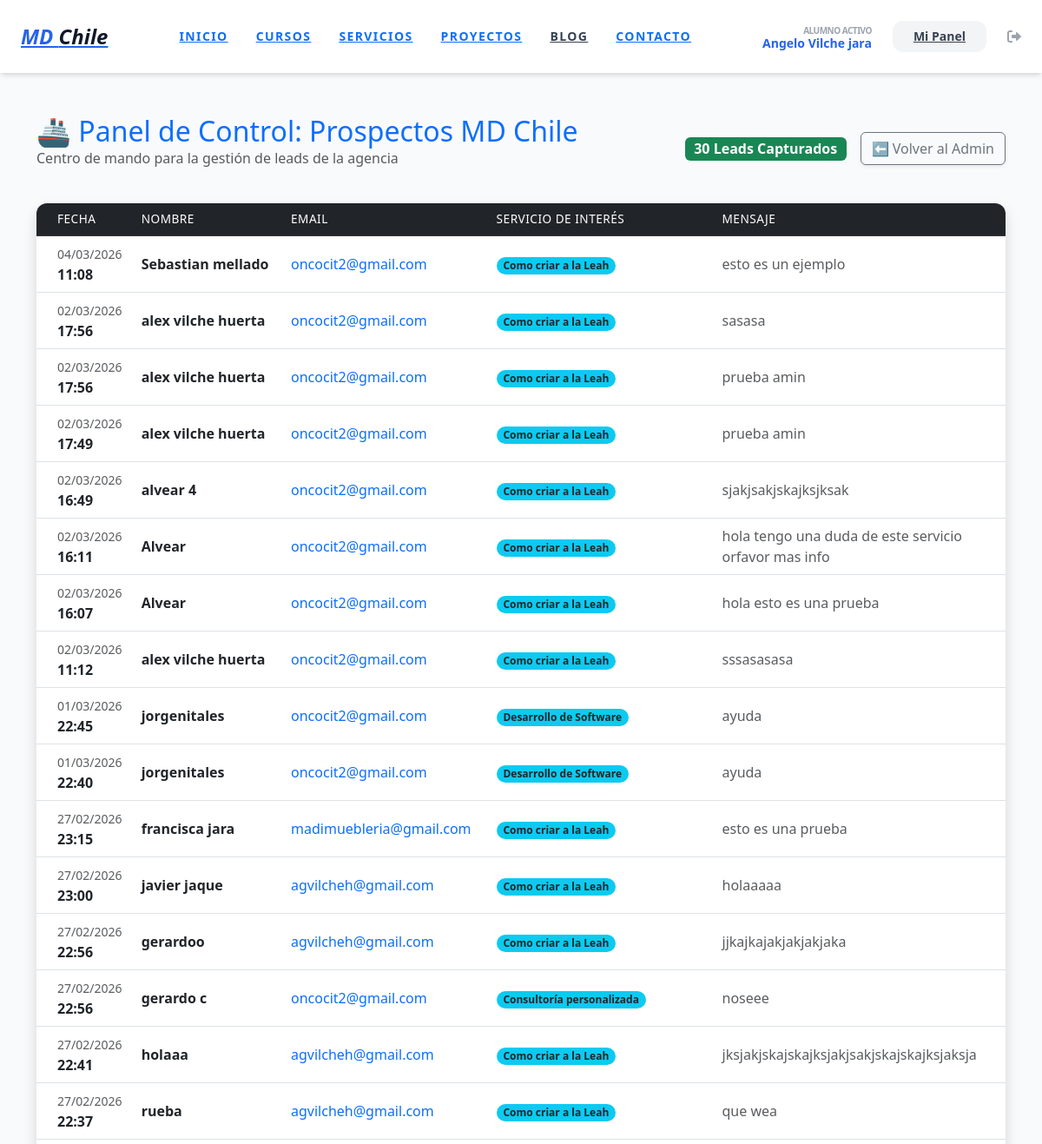
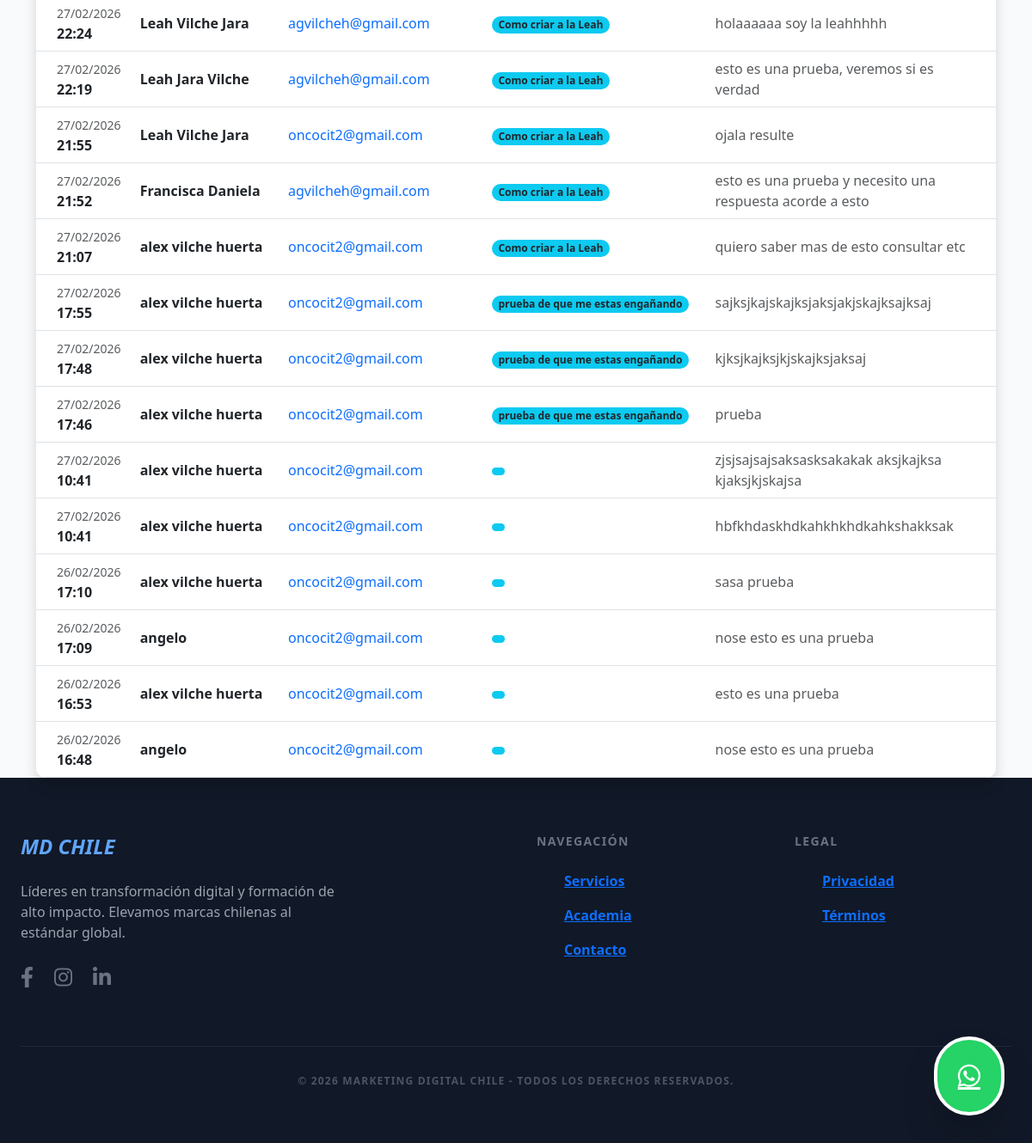
The page /prospectos-agencia/ (signed in) on the database its author committed (2 pictures, top to bottom).
### users/models.py (models this page shows, shortened)
class User(AbstractUser):
    is_client = models.BooleanField(default=True)
    is_admin_user = models.BooleanField(default=False)
    profile_picture = models.ImageField(upload_to='users/profiles/', null=True, blank=True)
    bio = models.TextField(max_length=500, blank=True)
    rut = models.CharField(max_length=12, blank=True, null=True)
    linkedin_url = models.URLField(blank=True, null=True)

### agency/models.py (models this page shows, shortened)
class ContactMessage(models.Model):
    name = models.CharField(max_length=100, verbose_name="Nombre")
    email = models.EmailField(verbose_name="Correo Electrónico")
    message = models.TextField(verbose_name="Mensaje")
    created_at = models.DateTimeField(auto_now_add=True)
    servicio_interes = models.ForeignKey(Service, on_delete=models.SET_NULL, null=True, blank=True)
    lead_source = models.CharField(max_length=100, default="Web Directa")
    is_read = models.BooleanField(default=False, verbose_name="¿Leído?")

class Service(models.Model):
    title = models.CharField(max_length=200, verbose_name="Nombre del Servicio")
    slug = models.SlugField(unique=True, blank=True)
    icon_emoji = models.CharField(max_length=10, default="🚀")
    short_description = models.TextField(max_length=300)
    long_description = models.TextField()
    banner_image = models.ImageField(upload_to='services/banners/')
    video_url = models.URLField(blank=True, null=True)
    reels_links = models.TextField(blank=True, null=True)
    order = models.PositiveIntegerField(default=0)
    is_active = models.BooleanField(default=True)
    regalo_pdf = models.FileField(upload_to='leads/pdfs/', blank=True, null=True, verbose_name="Ebook PDF de Regalo")
    regalo_video_privado = models.URLField(blank=True, null=True, verbose_name="URL Video Privado")
    cta_regalo_text = models.CharField(max_length=100, default="¡Descargar mi regalo ahora!", verbose_name="Texto del Botón")
    class Meta:
        ordering = ['order']

### courses/views.py (the view)
# urls.py: path('prospectos-agencia/', views.leads_dashboard, name='leads_dashboard'),
@login_required
def leads_dashboard(request):
    if not request.user.is_staff: return redirect('dashboard')
    leads = ContactMessage.objects.all().order_by('-created_at')
    return render(request, 'agency/leads_admin.html', {'leads': leads})

### templates/agency/leads_admin.html (shortened to what this page needs)
{% extends 'base.html' %}
{% block content %}
<link href="https://cdn.jsdelivr.net/npm/bootstrap@5.3.0/dist/css/bootstrap.min.css" rel="stylesheet">
<div class="container mt-5">
    <div class="d-flex justify-content-between align-items-center mb-4">
        <div>
            <h2 class="text-primary mb-0">🚢 Panel de Control: Prospectos MD Chile</h2>
            <p class="text-muted">Centro de mando para la gestión de leads de la agencia</p>
        </div>
        <div class="d-flex align-items-center gap-3">
            <span class="badge bg-success fs-6">{{ leads.count }} Leads Capturados</span>
            <a href="/admin/agency/contactmessage/" class="btn btn-outline-secondary shadow-sm">
                ⬅️ Volver al Admin
            </a>
        </div>
    </div>
    <div class="card shadow border-0">
        <div class="card-body p-0">
            <div class="table-responsive">
                <table class="table table-hover align-middle mb-0">
                    <thead class="table-dark">
                        <tr>
                            <th class="ps-4">Fecha</th>
                            <th>Nombre</th>
                            <th>Email</th>
                            <th>Servicio de Interés</th>
                            <th>Mensaje</th>
                        </tr>
                    </thead>
                    <tbody>
                        {% for lead in leads %}
                        <tr>
                            <td class="ps-4 text-nowrap">
                                <span class="text-muted small">{{ lead.created_at|date:"d/m/Y" }}</span><br>
                                <strong>{{ lead.created_at|date:"H:i" }}</strong>
                            </td>
                            <td>
                                <div class="fw-bold text-dark">{{ lead.name }}</div>
                            </td>
                            <td>
                                <a href="mailto:{{ lead.email }}" class="text-decoration-none">{{ lead.email }}</a>
                            </td>
                            <td>
                                <span class="badge rounded-pill bg-info text-dark">
                                    {{ lead.servicio_interes.title }}
                                </span>
                            </td>
                            <td>
                                <div class="text-muted" style="max-width: 300px;">
                                    {{ lead.message|truncatechars:60|default:"Sin mensaje adicional" }}
                                </div>
                            </td>
                        </tr>
                        {% endfor %}
                    </tbody>
                </table>
            </div>
        </div>
    </div>
</div>
{% endblock %}

### templates/base.html (shortened to what this page needs)
<!DOCTYPE html>
<html lang="es">
<head>
    <script src="https://cdn.tailwindcss.com"></script>
    <link rel="stylesheet" href="https://cdnjs.cloudflare.com/ajax/libs/font-awesome/6.0.0/css/all.min.css">
</head>
<body class="bg-gray-50 flex flex-col min-h-screen">
    <nav class="bg-white shadow-md py-4 px-6 flex justify-between items-center sticky top-0 z-50">
        <a href="{% url 'home' %}" class="text-2xl font-black text-blue-600 italic">
            MD <span class="text-gray-900">Chile</span>
        </a>
        <div class="hidden md:flex space-x-8 font-bold text-gray-600 uppercase text-sm tracking-widest">
            <a href="{% url 'home' %}" class="hover:text-blue-600 transition">Inicio</a>
            <a href="{% if user.is_authenticated %}{% url 'dashboard' %}{% else %}{% url 'academia_publica' %}{% endif %}">CURSOS</a>
            <a href="{% url 'services_list' %}" class="hover:text-blue-600 transition">Servicios</a>
            <a class="hover:text-blue-600 transition {% if request.path == '/proyectos/' %}text-blue-600{% endif %}" href="{% url 'projects_list' %}">Proyectos</a>
            <a href="{% url 'blog_list' %}" class="text-gray-700 hover:text-blue-600 font-bold transition">Blog</a>
            <a href="{% url 'contact_view' %}" class="hover:text-blue-600 transition">Contacto</a>
        </div>
        <div class="flex items-center space-x-4">
            {% if user.is_authenticated %}
                <div class="hidden lg:flex flex-col items-end mr-2">
                    <span class="text-[10px] font-black text-gray-400 uppercase tracking-tighter">Alumno Activo</span>
                    <span class="text-sm font-bold text-blue-600 leading-none">
                        {% if user.first_name %}{{ user.first_name }}{% else %}{{ user.username }}{% endif %}
                    </span>
                </div>
                <a href="{% url 'dashboard' %}" class="bg-gray-100 text-gray-700 px-4 py-2 rounded-xl hover:bg-gray-200 transition font-bold text-sm">
                    Mi Panel
                </a>
                <form method="post" action="{% url 'account_logout' %}" class="inline">
                    <button type="submit" class="text-gray-400 hover:text-red-500 transition ml-2">
                        <i class="fas fa-sign-out-alt"></i>
                    </button>
                </form>
            {% endif %}
        </div>
    </nav>
    <main class="flex-grow">
        {% block content %}{% endblock %}
    </main>
    <footer class="bg-gray-900 text-white py-16 px-6">
        <div class="max-w-6xl mx-auto grid grid-cols-1 md:grid-cols-4 gap-12">
            <div class="col-span-1 md:col-span-2">
                <h3 class="text-2xl font-black mb-6 text-blue-400 italic">MD CHILE</h3>
                <p class="text-gray-400 max-w-sm mb-6 font-medium">Líderes en transformación digital y formación de alto impacto. Elevamos marcas chilenas al estándar global.</p>
                <div class="flex items-center space-x-6 mt-6">
                    <a href="https://www.facebook.com/mktlatamcl" target="_blank"
                       class="text-gray-500 hover:text-white transition-colors duration-300 text-2xl">
                        <i class="fab fa-facebook-f"></i>
                    </a>
                    <a href="https://www.instagram.com/vikingoav/" target="_blank"
                       class="text-gray-500 hover:text-white transition-colors duration-300 text-2xl">
                        <i class="fab fa-instagram"></i>
                    </a>
                    <a href="https://www.linkedin.com/in/angelo-vilche/" target="_blank"
                       class="text-gray-500 hover:text-white transition-colors duration-300 text-2xl">
                        <i class="fab fa-linkedin-in"></i>
                    </a>
                </div>
            </div>
            <div>
                <h4 class="text-sm font-black uppercase tracking-widest mb-6 text-gray-500">Navegación</h4>
                <ul class="space-y-4 font-bold text-gray-400">
                    <li><a href="{% url 'services_list' %}" class="hover:text-white transition">Servicios</a></li>
                    <li><a href="{% url 'dashboard' %}" class="hover:text-white transition">Academia</a></li>
                    <li><a href="{% url 'contact_view' %}" class="hover:text-white transition">Contacto</a></li>
                </ul>
            </div>
            <div>
                <h4 class="text-sm font-black uppercase tracking-widest mb-6 text-gray-500">Legal</h4>
                <ul class="space-y-4 font-bold text-gray-400">
                    <li><a href="{% url 'privacidad' %}" class="hover:text-white transition">Privacidad</a></li>
                    <li><a href="{% url 'terminos' %}" class="hover:text-white transition">Términos</a></li>
                </ul>
            </div>
        </div>
        <div class="border-t border-gray-800 mt-16 pt-8 text-center text-gray-600 text-xs font-bold uppercase tracking-widest">
            &copy; 2026 Marketing Digital Chile - Todos los derechos reservados.
        </div>
    </footer>
    <a href="https://wa.me/56975899661" target="_blank"
       class="fixed bottom-8 right-8 bg-[#25D366] text-white p-4 rounded-full shadow-2xl hover:scale-110 transition-transform z-50 flex items-center justify-center border-4 border-white">
        <i class="fab fa-whatsapp text-3xl"></i>
    </a>
</body>
</html>

### templates/base.html (style rules this page uses)
body { font-family: 'Inter', sans-serif; }

### templates/agency/leads_admin.html (style rules this page uses)
.card { border-radius: 12px; overflow: hidden; }
.table thead th { font-weight: 500; text-transform: uppercase; font-size: 0.85rem; letter-spacing: 0.5px; }

### rows shown on the page
User: first_name "Angelo Vilche jara"
ContactMessage: created_at "04/03/2026", created_at "11:08", name "Sebastian mellado", email "oncocit2@gmail.com", servicio_interes "Como criar a la Leah", message "esto es un ejemplo"
ContactMessage: created_at "02/03/2026", created_at "17:56", name "alex vilche huerta", email "oncocit2@gmail.com", servicio_interes "Como criar a la Leah", message "sasasa"
ContactMessage: created_at "02/03/2026", created_at "17:56", name "alex vilche huerta", email "oncocit2@gmail.com", servicio_interes "Como criar a la Leah", message "prueba amin"
ContactMessage: created_at "02/03/2026", created_at "17:49", name "alex vilche huerta", email "oncocit2@gmail.com", servicio_interes "Como criar a la Leah", message "prueba amin"
ContactMessage: created_at "02/03/2026", created_at "16:49", name "alvear 4", email "oncocit2@gmail.com", servicio_interes "Como criar a la Leah", message "sjakjsakjskajksjksak"
ContactMessage: created_at "02/03/2026", created_at "16:11", name "Alvear", email "oncocit2@gmail.com", servicio_interes "Como criar a la Leah", message "hola tengo una duda de este servicio orfavor mas info"
ContactMessage: created_at "02/03/2026", created_at "16:07", name "Alvear", email "oncocit2@gmail.com", servicio_interes "Como criar a la Leah", message "hola esto es una prueba"
ContactMessage: created_at "02/03/2026", created_at "11:12", name "alex vilche huerta", email "oncocit2@gmail.com", servicio_interes "Como criar a la Leah", message "sssasasasa"
ContactMessage: created_at "01/03/2026", created_at "22:45", name "jorgenitales", email "oncocit2@gmail.com", servicio_interes "Desarrollo de Software", message "ayuda"
ContactMessage: created_at "01/03/2026", created_at "22:40", name "jorgenitales", email "oncocit2@gmail.com", servicio_interes "Desarrollo de Software", message "ayuda"
ContactMessage: created_at "27/02/2026", created_at "23:15", name "francisca jara", email "madimuebleria@gmail.com", servicio_interes "Como criar a la Leah", message "esto es una prueba"
ContactMessage: created_at "27/02/2026", created_at "23:00", name "javier jaque", email "agvilcheh@gmail.com", servicio_interes "Como criar a la Leah", message "holaaaaa"
ContactMessage: created_at "27/02/2026", created_at "22:56", name "gerardoo", email "agvilcheh@gmail.com", servicio_interes "Como criar a la Leah", message "jjkajkajakjakjakjaka"
ContactMessage: created_at "27/02/2026", created_at "22:56", name "gerardo c", email "oncocit2@gmail.com", servicio_interes "Consultoría personalizada", message "noseee"
ContactMessage: created_at "27/02/2026", created_at "22:41", name "holaaa", email "agvilcheh@gmail.com", servicio_interes "Como criar a la Leah", message "jksjakjskajskajksjakjsakjskajskajksjaksja"
ContactMessage: created_at "27/02/2026", created_at "22:37", name "rueba", email "agvilcheh@gmail.com", servicio_interes "Como criar a la Leah", message "que wea"
ContactMessage: created_at "27/02/2026", created_at "22:24", name "Leah Vilche Jara", email "agvilcheh@gmail.com", servicio_interes "Como criar a la Leah", message "holaaaaaa soy la leahhhhh"
ContactMessage: created_at "27/02/2026", created_at "22:19", name "Leah Jara Vilche", email "agvilcheh@gmail.com", servicio_interes "Como criar a la Leah", message "esto es una prueba, veremos si es verdad"
ContactMessage: created_at "27/02/2026", created_at "21:55", name "Leah Vilche Jara", email "oncocit2@gmail.com", servicio_interes "Como criar a la Leah", message "ojala resulte"
ContactMessage: created_at "27/02/2026", created_at "21:52", name "Francisca Daniela", email "agvilcheh@gmail.com", servicio_interes "Como criar a la Leah", message "esto es una prueba y necesito una respuesta acorde a esto"
ContactMessage: created_at "27/02/2026", created_at "21:07", name "alex vilche huerta", email "oncocit2@gmail.com", servicio_interes "Como criar a la Leah", message "quiero saber mas de esto consultar etc"
ContactMessage: created_at "27/02/2026", created_at "17:55", name "alex vilche huerta", email "oncocit2@gmail.com", servicio_interes "prueba de que me estas engañando", message "sajksjkajskajksjaksjakjskajksajksaj"
ContactMessage: created_at "27/02/2026", created_at "17:48", name "alex vilche huerta", email "oncocit2@gmail.com", servicio_interes "prueba de que me estas engañando", message "kjksjkajksjkjskajksjaksaj"
ContactMessage: created_at "27/02/2026", created_at "17:46", name "alex vilche huerta", email "oncocit2@gmail.com", servicio_interes "prueba de que me estas engañando", message "prueba"
ContactMessage: created_at "27/02/2026", created_at "10:41", name "alex vilche huerta", email "oncocit2@gmail.com", message "zjsjsajsajsaksasksakakak aksjkajksa kjaksjkjskajsa"
ContactMessage: created_at "27/02/2026", created_at "10:41", name "alex vilche huerta", email "oncocit2@gmail.com", message "hbfkhdaskhdkahkhkhdkahkshakksak"
ContactMessage: created_at "26/02/2026", created_at "17:10", name "alex vilche huerta", email "oncocit2@gmail.com", message "sasa prueba"
ContactMessage: created_at "26/02/2026", created_at "17:09", name "angelo", email "oncocit2@gmail.com", message "nose esto es una prueba"
ContactMessage: created_at "26/02/2026", created_at "16:53", name "alex vilche huerta", email "oncocit2@gmail.com", message "esto es una prueba"
ContactMessage: created_at "26/02/2026", created_at "16:48", name "angelo", email "oncocit2@gmail.com", message "nose esto es una prueba"

### other values the page prints
{{ leads.count }} "30"
